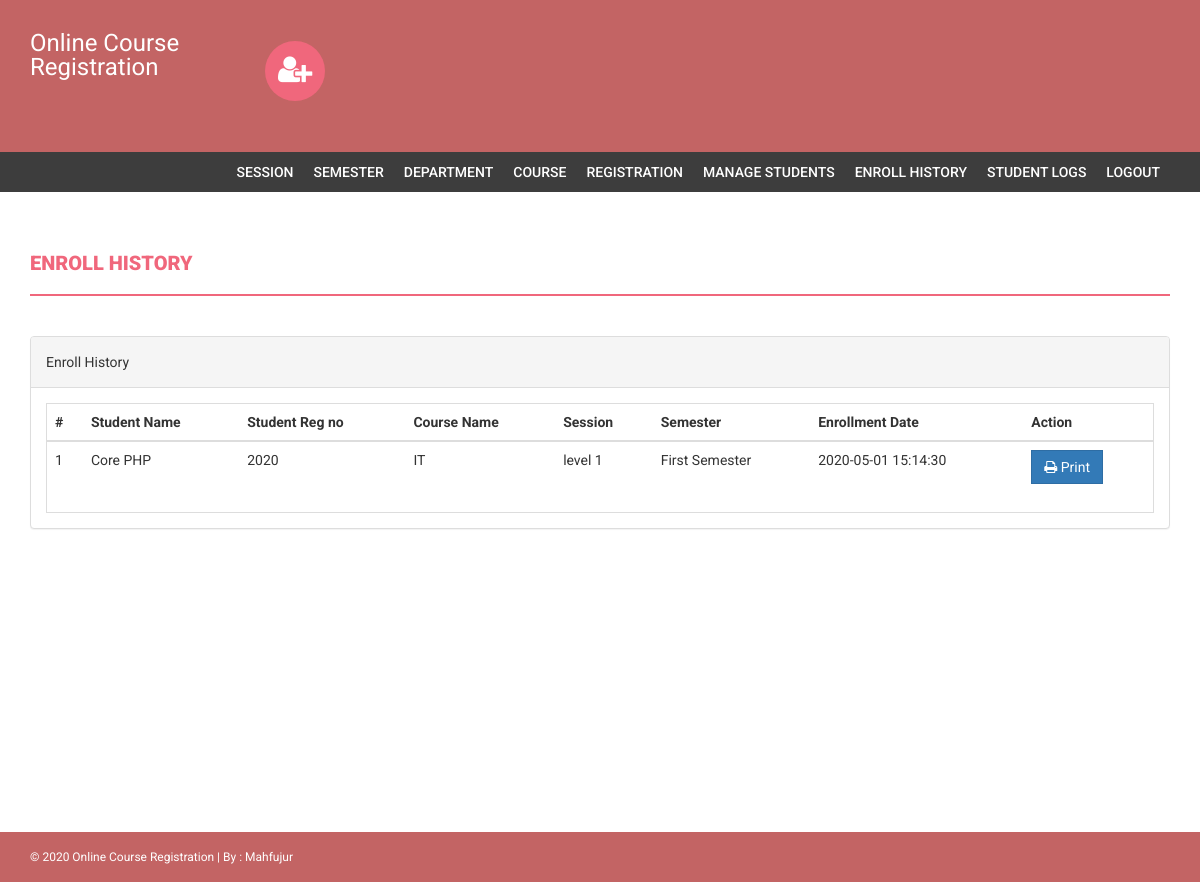
Screenshot of /admin/enroll-history.php (signed in) with the database file from the repository.
### tables this page shows
CREATE TABLE `tbl_courseenrolls` (
  `id` int(11) NOT NULL,
  `studentreg` varchar(255) NOT NULL,
  `pincode` varchar(255) NOT NULL,
  `session` varchar(255) NOT NULL,
  `department` varchar(255) NOT NULL,
  `level` varchar(255) NOT NULL,
  `semester` varchar(255) NOT NULL,
  `course` varchar(255) NOT NULL,
  `enrolldate` timestamp NOT NULL DEFAULT CURRENT_TIMESTAMP ON UPDATE CURRENT_TIMESTAMP
);

CREATE TABLE `tbl_course` (
  `id` int(11) NOT NULL,
  `coursecode` varchar(255) NOT NULL,
  `coursename` varchar(255) NOT NULL,
  `courseunit` varchar(255) NOT NULL,
  `noofseat` varchar(255) NOT NULL,
  `createdate` timestamp NOT NULL DEFAULT CURRENT_TIMESTAMP ON UPDATE CURRENT_TIMESTAMP,
  `updatedate` timestamp NOT NULL DEFAULT '0000-00-00 00:00:00' ON UPDATE CURRENT_TIMESTAMP
);

CREATE TABLE `tbl_session` (
  `id` int(11) NOT NULL,
  `session` varchar(50) NOT NULL,
  `createdate` timestamp NOT NULL DEFAULT CURRENT_TIMESTAMP ON UPDATE CURRENT_TIMESTAMP
);

CREATE TABLE `tbl_department` (
  `id` int(11) NOT NULL,
  `department` varchar(50) NOT NULL,
  `createdate` timestamp NOT NULL DEFAULT CURRENT_TIMESTAMP ON UPDATE CURRENT_TIMESTAMP
);

CREATE TABLE `tbl_level` (
  `id` int(11) NOT NULL,
  `level` varchar(50) NOT NULL,
  `createdate` timestamp NOT NULL DEFAULT CURRENT_TIMESTAMP ON UPDATE CURRENT_TIMESTAMP
);

CREATE TABLE `tbl_semester` (
  `id` int(11) NOT NULL,
  `semester` varchar(255) NOT NULL,
  `createdate` timestamp NOT NULL DEFAULT CURRENT_TIMESTAMP ON UPDATE CURRENT_TIMESTAMP
);

### admin/enroll-history.php (the view, shortened to what this page needs)
<?php
if(strlen($_SESSION['alogin'])==0)
    {
header('location:index.php');
}
else{
?>
<!DOCTYPE html>
<html xmlns="http://www.w3.org/1999/xhtml">
<head>
    <link href="assets/css/bootstrap.css" rel="stylesheet" />
    <link href="assets/css/font-awesome.css" rel="stylesheet" />
    <link href="assets/css/style.css" rel="stylesheet" />
</head>
<body>
<?php include('includes/header.php');?>
<?php if($_SESSION['alogin']!="")
{
 include('includes/menubar.php');
}
 ?>
    <div class="content-wrapper">
        <div class="container">
              <div class="row">
                    <div class="col-md-12">
                        <h1 class="page-head-line">Enroll History  </h1>
                    </div>
                </div>
                <div class="row" >
                <div class="col-md-12">
                    <div class="panel panel-default">
                        <div class="panel-heading">
                           Enroll History
                        </div>
                        <div class="panel-body">
                            <div class="table-responsive table-bordered">
                                <table class="table">
                                    <thead>
                                        <tr>
                                            <th>#</th>
                                                 <th>Student Name </th>
                                                    <th>Student Reg no </th>
                                            <th>Course Name </th>
                                            <th>Session </th>
                                                <th>Semester</th>
                                             <th>Enrollment Date</th>
                                             <th>Action</th>
                                        </tr>
                                    </thead>
 <?php
                                            $sql="SELECT tbl_courseenrolls.course as cid, tbl_course.coursename as courname,tbl_session.session as session,tbl_department.department as dept,tbl_level.level as level,tbl_courseenrolls.enrolldate as edate ,tbl_semester.semester as sem from tbl_courseenrolls join tbl_course on tbl_course.id=tbl_courseenrolls.course join tbl_session on tbl_session.id=tbl_courseenrolls.session join tbl_department on tbl_department.id=tbl_courseenrolls.department join tbl_level on tbl_level.id=tbl_courseenrolls.level  join tbl_semester on tbl_semester.id=tbl_courseenrolls.semester";
                                            $query=mysqli_query($con,$sql);
                                            $num=mysqli_num_rows($query);
                                            if ($num>0) {
                                                $cont=1;
                                                while ($row=mysqli_fetch_array($query)) {
                                                    ?>
                                                    <tr>
                                                        <td><?php echo $cont;?></td>
                                                        <td><?php echo htmlentities($row['courname']);?></td>
                                                        <td><?php echo htmlentities($row['session']);?></td>
                                                        <td><?php echo htmlentities($row['dept']);?></td>
                                                        <td><?php echo htmlentities($row['level']);?></td>
                                                        <td><?php echo htmlentities($row['sem']);?></td>
                                                        <td><?php echo htmlentities($row['edate']);?></td>
                                                        <td>
                                                            <a href="print.php?id=<?php echo $row['cid']?>" target="_blank">
                                                                <button class="btn btn-primary"><i class="fa fa-print "></i> Print</button> </a>
                                                            </td>
                                                        </tr>
                                                        <?php
                                                        $cont++;
                                                    } } ?>
                                </table>
                            </div>
                        </div>
                    </div>
                </div>
            </div>
        </div>
    </div>
  <?php include('includes/footer.php');?>
</body>
</html>
<?php } ?>

### admin/assets/css/style.css (style rules this page uses)
body { font-family: 'Roboto', sans-serif; line-height: 30px; }
.content-wrapper { margin-top: 40px; min-height: 600px; padding-bottom: 60px; }
.page-head-line { font-weight: 900; padding-bottom: 20px; border-bottom: 2px solid #F0677C; text-transform: uppercase; color: #F0677C; font-size: 20px; margin-bottom: 40px; }
.btn { border-radius: 0px; -webkit-border-radius: 0px; -moz-border-radius: 0px; }

### rows the page displays
tbl_courseenrolls: tbl_course.coursename "Core PHP", tbl_session.session "2020", tbl_department.department "IT", tbl_level.level "level 1", tbl_semester.semester "First Semester", enrolldate "2020-05-01 15:14:30"

### other values shown
Date('Y') "2020"
